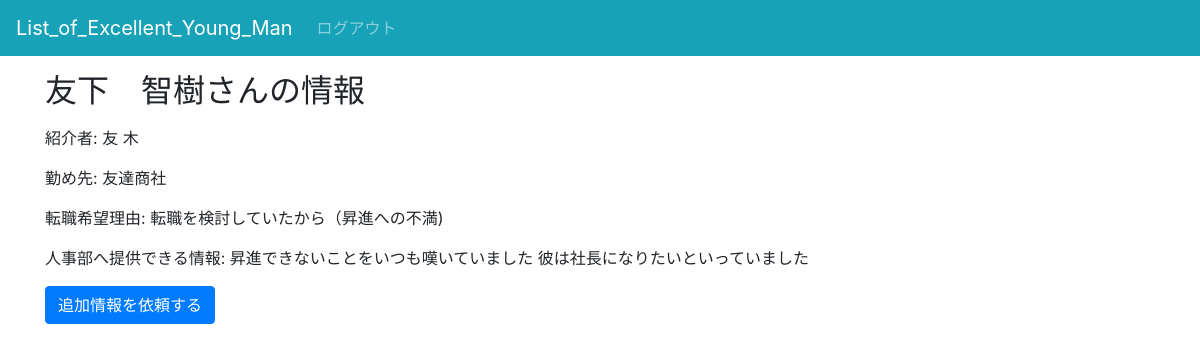
Screenshot of /recommend/add_user/2/ (signed in) with the database file from the repository.
### recommend/models.py (models this page shows)
class Excellent_Man(models.Model):
    who_recommend = models.ForeignKey(settings.AUTH_USER_MODEL, on_delete=models.CASCADE)
    name = models.CharField(verbose_name='名前', max_length=20)
    company = models.CharField(verbose_name='勤務先', max_length=20)
    REASON_CHOICES = [
          ('転職を検討していたから（給料の不満)', '転職を検討していたから（給料の不満）'),
          ('転職を検討していたから（昇進への不満)', '転職を検討していたから（昇進への不満）'),
          ('転職を検討していたから（会社方針の不満)', '転職を検討していたから（会社方針の不満）'),
    ]
    reason = models.CharField(
        verbose_name='推薦理由',
        max_length=100,
        choices=REASON_CHOICES,
        default="転職を検討していたから（給料の不満",
    )
    phone_number = models.CharField(verbose_name='電話番号', max_length=11, blank=True)
    email = models.EmailField(verbose_name='emailアドレス', blank=True)
    more_information = models.TextField(verbose_name='詳細',)
    created_date = models.DateTimeField(verbose_name='登録日', default=timezone.now)

### register/models.py (models this page shows, shortened)
class User(AbstractBaseUser, PermissionsMixin):
    email = models.EmailField(_('email address'), unique=True)
    first_name = models.CharField(_('first name'), max_length=30, blank=True)
    last_name = models.CharField(_('last name'), max_length=150, blank=True)
    DEPARTMENT_CHOICES = [
        ("営業", '営業部'),
        ("経理", '経理部'),
        ("人事", '人事部'),
        ("IT", 'IT部'),
    ]
    department = models.CharField(
        max_length=5,
        choices=DEPARTMENT_CHOICES,
        default="営業部",
    )
    division = models.CharField(_('division'), max_length=30, blank=True)
    is_staff = models.BooleanField(
        _('staff status'),
        default=False,
        help_text=_(
            'Designates whether the user can log into this admin site.'),
    )
    is_active = models.BooleanField(
        _('active'),
        default=True,
        help_text=_(
            'Designates whether this user should be treated as active. '
            'Unselect this instead of deleting accounts.'
        ),
    )
    date_joined = models.DateTimeField(_('date joined'), default=timezone.now)
    objects = CustomUserManager()
    EMAIL_FIELD = 'email'
    USERNAME_FIELD = 'email'
    REQUIRED_FIELDS = []
    class Meta:
        verbose_name = _('user')
        verbose_name_plural = _('users')

### recommend/views.py (the view, shortened to what this page needs)
# urls.py: path('add_user/<int:id>/', views.add_user, name='add_user'),
@login_required
def add_user(request, id):
    man = Excellent_Man.objects.get(id=id)
    message = make_mail(request, man)
    form = UserForm
    context = {'man':man, 'message':message, 'form':form}
    return render(request, "recommend/man_information.html", context)

### recommend/views.py (called while the page is built)
def make_mail(request, man):
    return f'{man.who_recommend.division} {man.who_recommend.first_name}さんから、{man.company} {man.name}さんを紹介いただきました。そこで、システムにログインいただき、{man.who_recommend.first_name}さんの情報に、ご存知な情報を追加いただけないでしょうか？どうぞよろしくお願いします'

### recommend/templates/recommend/man_information.html (shortened to what this page needs)
{% extends 'base.html'%}
{% load bootstrap4 %}
{% load static %}
{% block content %}
<div class="container">
  <h2 class="mb-3">{{man.name}}さんの情報</h2>
  <p>
    紹介者: {{man.who_recommend.first_name}} {{man.who_recommend.last_name}}
  </p>
  <p>
    勤め先: {{man.company}}
  </p>
  <p>
    転職希望理由: {{man.reason}}
  </p>
  <p>
    人事部へ提供できる情報: {{man.more_information}}
  </p>
  {% if request.user.is_staff %}
  <button type="button" class="btn btn-primary" data-toggle="collapse" data-target="#collapseExample"
    aria-expanded="false" aria-controls="collapseExample">
    追加情報を依頼する
  </button>
  {% endif %}
</div>
{% endblock %}

### rows the page displays
Excellent_Man: name "友下 智樹", who_recommend.first_name "友", who_recommend.last_name "木", company "友達商社", reason "転職を検討していたから（昇進への不満)", more_information "昇進できないことをいつも嘆いていました 彼は社長になりたいといっていました"
